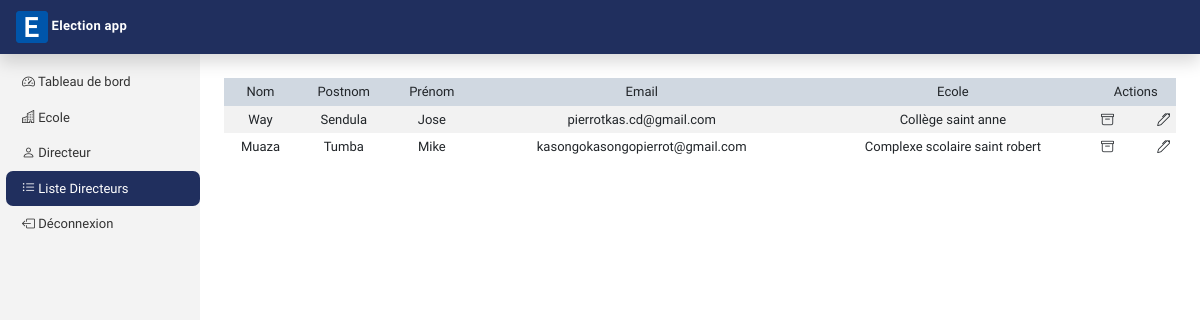
Screenshot of /AppAdmin/readDirecteur with the database file from the repository.
### AppAdmin/models.py (models this page shows, shortened)
class Directeur(models.Model):
    userId = models.OneToOneField(User, on_delete=models.CASCADE, primary_key=True)
    ecoleId = models.ForeignKey(Ecole, on_delete=models.CASCADE)

class Ecole(models.Model):
    ecole = models.CharField(max_length=200)

### AppAuth/models.py (models this page shows, shortened)
class User(AbstractUser):
    username = models.CharField(max_length = 50, blank = True, null = True, unique = False)
    email = models.EmailField(unique=True)
    USERNAME_FIELD = "email"
    REQUIRED_FIELDS = ["username"]
    status = models.CharField(max_length=50)

### AppAdmin/views.py (the view, shortened to what this page needs)
# urls.py: path('readDirecteur', DirecteurView.as_view(template_name='AppAdmin/readDirecteur.html', title='Liste Directeur'), name='readDirecteur'),
class DirecteurView(View):
    template_name = "AppAdmin/createDirecteur.html"
    title = 'Directeur'
    def get(self, request):
        return render(request, self.template_name,
        {
            'title': self.title,
            'allEcole':Ecole.objects.all(),
            'allDirecteur' :Directeur.objects.all()
        })

### Templates/AppAdmin/readDirecteur.html (shortened to what this page needs)
{% extends 'BaseAdmin.html' %}
{% load static %}
{% block baseAdmin %}
    <div class="table-responsive mt-4">
        <table class="table table-striped table-sm">
            <thead>
                <tr>
                <th scope="col">Nom</th>
                <th scope="col">Postnom</th>
                <th scope="col">Prénom</th>
                <th scope="col">Email</th>
                <th scope="col">Ecole</th>
                <th scope="col" colspan="3">Actions</th>
                </tr>
            </thead>
            <tbody>
                {% for objet in allDirecteur  %}
                    <tr>
                        <td data-label='Nom'><span class='span'>{{objet.userId.username | capfirst}}</span></td>
                        <td data-label='Postnom'><span class='span'>{{objet.userId.first_name | capfirst}}</span></td>
                        <td data-label='Prénom'><span class='span'>{{objet.userId.last_name | capfirst}}</span></td>
                        <td data-label='Email'><span class='span'>{{objet.userId.email}}</span></td>
                        <td data-label='Classe'><span class='span'>{{objet.ecoleId.ecole | capfirst}}</span></td>
                        <td data-label='Actions'><i class="bi bi-archive table-icon-supprimer " data-bs-toggle="modal" data-bs-target="#supprimer{{objet.userId.id}}"></i> <i class="bi bi-pen table-icon-modifier" data-bs-toggle="modal" data-bs-target="#modifier{{objet.userId.id}}"></i></td>
                    </tr>
                {% endfor %}
            </tbody>
        </table>
    </div>
{% endblock baseAdmin %}

### Static/css/style.css (style rules this page uses)
body { font-family: 'Varela Round', sans-serif; font-size: .900rem }
th, td, tr { font-size: 13px; text-align: center; border-bottom: 0; }
th { font-weight: normal; background-color: rgb(208, 216, 225) !important; ; }
.table-icon-supprimer, .table-icon-modifier, .bi-check-circle { cursor: pointer; position: relative; }
.table-icon-supprimer { right: 20px; }
.table-icon-modifier { left: 20px; }

### rows the page displays
Directeur: userId.username "Way", userId.first_name "Sendula", userId.last_name "Jose", userId.email "pierrotkas.cd@gmail.com", ecoleId.ecole "Collège saint anne"
Directeur: userId.username "Muaza", userId.first_name "Tumba", userId.last_name "Mike", userId.email "kasongokasongopierrot@gmail.com", ecoleId.ecole "Complexe scolaire saint robert"
